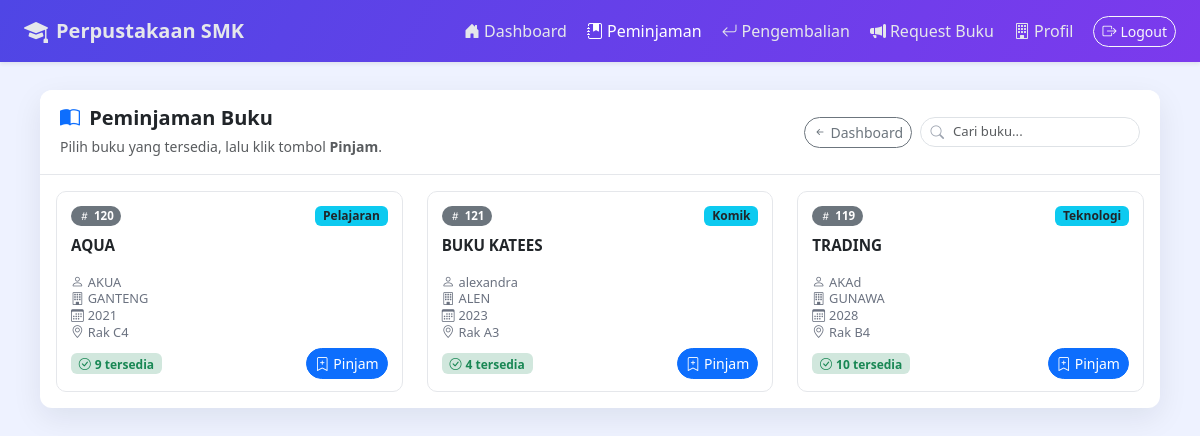
The page /anggota/peminjaman.php (signed in) on the database its author committed.
### tables this page shows
CREATE TABLE `buku` (
  `id` int NOT NULL,
  `kode_buku` varchar(20) NOT NULL,
  `judul_buku` varchar(200) NOT NULL,
  `pengarang` varchar(100) NOT NULL,
  `penerbit` varchar(100) DEFAULT NULL,
  `tahun_terbit` year DEFAULT NULL,
  `kategori` varchar(50) DEFAULT NULL,
  `jumlah_buku` int NOT NULL DEFAULT '0',
  `stok_tersedia` int NOT NULL DEFAULT '0',
  `lokasi_rak` varchar(20) DEFAULT NULL,
  `tanggal_input` datetime DEFAULT CURRENT_TIMESTAMP
);

### anggota/peminjaman.php (the view, shortened to what this page needs)
<?php
require_once '../config.php';
$search = isset($_GET['search']) ? clean_input($_GET['search']) : '';
$where  = $search
    ? "WHERE (judul_buku LIKE '%$search%' OR pengarang LIKE '%$search%' OR kategori LIKE '%$search%') AND stok_tersedia > 0"
    : "WHERE stok_tersedia > 0";
$buku = mysqli_query($conn, "SELECT * FROM buku $where ORDER BY judul_buku ASC");
?>
<!doctype html>
<html lang="id">
<head>
    <link href="https://cdn.jsdelivr.net/npm/bootstrap@5.3.3/dist/css/bootstrap.min.css" rel="stylesheet">
    <link href="https://cdn.jsdelivr.net/npm/bootstrap-icons@1.11.3/font/bootstrap-icons.css" rel="stylesheet">
</head>
<body>
    <nav class="navbar navbar-expand-lg navbar-school shadow-sm sticky-top">
        <div class="container-fluid px-3 px-lg-4">
            <a class="navbar-brand d-flex align-items-center gap-2" href="#">
                <i class="bi bi-mortarboard-fill fs-4"></i>
                <span class="fw-semibold">Perpustakaan SMK</span>
            </a>
            <div class="collapse navbar-collapse" id="nav">
                <ul class="navbar-nav ms-auto align-items-lg-center gap-lg-1">
                    <li class="nav-item">
                        <a class="nav-link" href="dashboard.php"><i class="bi bi-house-door-fill me-1"></i>Dashboard</a>
                    </li>
                    <li class="nav-item">
                        <a class="nav-link active" href="peminjaman.php"><i class="bi bi-journal-bookmark-fill me-1"></i>Peminjaman</a>
                    </li>
                    <li class="nav-item">
                        <a class="nav-link" href="pengembalian.php"><i class="bi bi-arrow-return-left me-1"></i>Pengembalian</a>
                    </li>
                    <li class="nav-item">
                        <a class="nav-link" href="request_buku.php">
                            <i class="bi bi-megaphone-fill me-1"></i>Request Buku
                        </a>
                    </li>
                    <li class="nav-item">
                        <a class="nav-link" href="profil.php">
                            <i class="bi bi-building me-1"></i>Profil
                        </a>
                    </li>
                    <li class="nav-item d-none d-lg-block ms-2">
                        <a class="btn btn-outline-light btn-sm rounded-pill" href="../logout.php">
                            <i class="bi bi-box-arrow-right me-1"></i>Logout
                        </a>
                    </li>
                </ul>
            </div>
        </div>
    </nav>
    <div class="page-wrapper">
        <div class="card card-main mb-3">
            <div class="card-header-main d-flex flex-column flex-md-row align-items-md-center justify-content-between gap-3">
                <div>
                    <h5 class="mb-1 fw-semibold">
                        <i class="bi bi-book-half text-primary me-1"></i> Peminjaman Buku
                    </h5>
                    <small class="text-muted">
                        Pilih buku yang tersedia, lalu klik tombol <strong>Pinjam</strong>.
                    </small>
                </div>
                <div class="d-flex align-items-center gap-2">
                    <a href="dashboard.php" class="btn btn-outline-secondary btn-sm rounded-pill">
                        <i class="bi bi-arrow-left-short"></i> Dashboard
                    </a>
                    <form method="get" class="position-relative search-small">
                        <i class="bi bi-search icon"></i>
                        <input type="text" name="search" class="form-control form-control-sm"
                            placeholder="Cari buku..."
                            value="<?php echo htmlspecialchars($search); ?>">
                    </form>
                </div>
            </div>
            <div class="card-body pt-3">
                <div class="row g-3 g-md-4">
                    <?php if (mysqli_num_rows($buku) > 0): ?>
                        <?php while ($row = mysqli_fetch_assoc($buku)): ?>
                            <div class="col-12 col-sm-6 col-lg-4">
                                <div class="book-card">
                                    <div class="d-flex justify-content-between align-items-center mb-2">
                                        <span class="badge bg-secondary badge-code">
                                            <i class="bi bi-hash me-1"></i><?php echo htmlspecialchars($row['kode_buku']); ?>
                                        </span>
                                        <span class="badge bg-info text-dark">
                                            <?php echo htmlspecialchars($row['kategori']); ?>
                                        </span>
                                    </div>
                                    <div class="book-title">
                                        <?php echo htmlspecialchars($row['judul_buku']); ?>
                                    </div>
                                    <div class="book-meta mb-2">
                                        <i class="bi bi-person me-1"></i><?php echo htmlspecialchars($row['pengarang']); ?><br>
                                        <i class="bi bi-building me-1"></i><?php echo htmlspecialchars($row['penerbit']); ?><br>
                                        <i class="bi bi-calendar3 me-1"></i><?php echo htmlspecialchars($row['tahun_terbit']); ?><br>
                                        <i class="bi bi-geo-alt me-1"></i>Rak <?php echo htmlspecialchars($row['lokasi_rak']); ?>
                                    </div>
                                    <div class="book-footer">
                                        <span class="badge bg-success-subtle text-success">
                                            <i class="bi bi-check-circle me-1"></i><?php echo (int)$row['stok_tersedia']; ?> tersedia
                                        </span>
                                        <form method="post" class="d-inline">
                                            <button type="submit" name="pinjam_buku"
                                                class="btn btn-primary btn-sm rounded-pill"
                                                onclick="return confirm('Pinjam buku ini?');">
                                                <i class="bi bi-bookmark-plus me-1"></i>Pinjam
                                            </button>
                                        </form>
                                    </div>
                                </div>
                            </div>
                        <?php endwhile; ?>
                    <?php endif; ?>
                </div>
            </div>
        </div>
    </div>
</body>
</html>

### anggota/peminjaman.php (style rules this page uses)
body { background: #eef2ff; font-family: system-ui, -apple-system, "Segoe UI", sans-serif; }
.navbar-school { background: linear-gradient(120deg, #4f46e5, #7c3aed); }
.navbar-school .navbar-brand, .navbar-school .nav-link { color: #e5e7eb !important; font-weight: 500; }
.navbar-school .nav-link.active, .navbar-school .nav-link:hover { color: #ffffff !important; }
.page-wrapper { padding: 24px 16px 32px; }
@media (min-width:992px) { .page-wrapper { padding: 28px 40px 40px; } }
.card-header-main { border-radius: 12px 12px 0 0; background: #ffffff; border-bottom: 1px solid #e5e7eb; padding: 16px 20px; }
.card-main { border: none; border-radius: 12px; box-shadow: 0 10px 30px rgba(15, 23, 42, .08); overflow: hidden; }
.search-small { max-width: 220px; }
.search-small input { font-size: .82rem; padding-left: 2.0rem; border-radius: 999px; }
.search-small .icon { position: absolute; left: .65rem; top: 50%; transform: translateY(-50%); color: #9ca3af; font-size: .85rem; }
.book-card { border: 1px solid #e5e7eb; border-radius: 10px; background: #ffffff; height: 100%; display: flex; flex-direction: column; padding: 14px 14px 12px; transition: transform .18s ease, box-shadow .18s ease, border-color .18s ease; }
.book-title { font-size: .95rem; font-weight: 600; margin-bottom: 3px; min-height: 2.4em; }
.book-meta { font-size: .8rem; color: #6b7280; line-height: 1.3; }
.book-footer { margin-top: auto; display: flex; justify-content: space-between; align-items: center; gap: 8px; }
.badge-code { font-size: .72rem; border-radius: 999px; }

### rows shown on the page
buku: kode_buku "120", kategori "Pelajaran", judul_buku "AQUA", pengarang "AKUA", penerbit "GANTENG", tahun_terbit "2021", lokasi_rak "C4", stok_tersedia "9"
buku: kode_buku "121", kategori "Komik", judul_buku "BUKU KATEES", pengarang "alexandra", penerbit "ALEN", tahun_terbit "2023", lokasi_rak "A3", stok_tersedia "4"
buku: kode_buku "119", kategori "Teknologi", judul_buku "TRADING", pengarang "AKAd", penerbit "GUNAWA", tahun_terbit "2028", lokasi_rak "B4", stok_tersedia "10"
